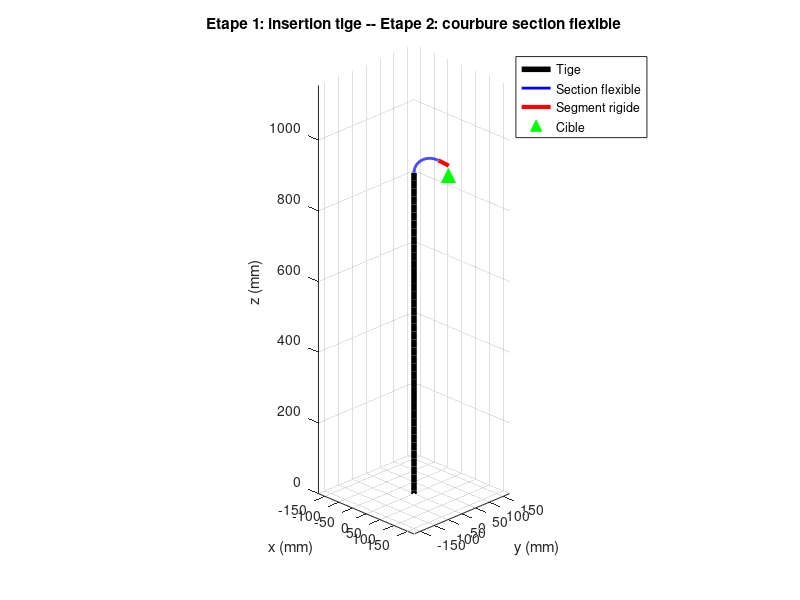

This figure's MATLAB source:
% ------- Endoscope COMPLET : tige + section flexible, avec stratégie -------
% Si le point cible n'est pas dans l'espace de travail de la section
% flexible seule, on translate la tige jusqu'à ce qu'il le soit.
clear; close all; clc;

%%% Constantes géométriques (document, p.36) %%%
L_tige = 1.10;             % longueur du corps souple (tige) en m
D_tige = 12e-3;            % diamètre de la tige en m (1.2 cm)

L = 9e-2;                  % longueur de la section flexible orientable (9 cm)
l = 3e-2;                  % longueur du segment rigide portant la caméra (3 cm)
theta_max = deg2rad(120);  % limite angulaire (générique)

%%% Point désiré, exprimé dans le repère GLOBAL (base de la tige) %%%
xp = 0.075;
yp = 0.050;
zp = 0.908;      % volontairement loin -> la section flexible seule ne suffira pas
P_global = [xp, yp, zp];

%%% ---- Étape 1 : recherche de T_tige pour rendre le point atteignable ---- %%%
% On suppose que seule la tige se translate le long de z (insertion/retrait).
% On cherche le T_tige le plus grand possible (insertion max utile) tel que
% le point, une fois exprimé dans R0 (repère base de la section flexible),
% tombe dans l'espace de travail (theta <= theta_max).

T_tige_v = linspace(0, min(zp, L_tige), 2000);  % on ne translate pas au-delà de zp ni L_tige
T_tige = 0;
found = false;

for i = length(T_tige_v):-1:1   % on part du T_tige max et on redescend
    T_test = T_tige_v(i);
    P_local = P_global - [0, 0, T_test];   % point exprimé dans R0
    xl = P_local(1); yl = P_local(2); zl = P_local(3);

    if zl <= 0
        continue   % point derrière la base de la section flexible : impossible
    end

    k_test = (2*sqrt(xl^2+yl^2)) / (xl^2+yl^2+zl^2);
    theta_test = k_test * L;

    if abs(theta_test) <= theta_max
        T_tige = T_test;
        found = true;
        break
    end
end

if ~found
    fprintf(2, 'ATTENTION : aucun T_tige trouvé rendant le point atteignable\n');
    T_tige = 0;
end

fprintf('T_tige choisi = %.1f mm (insertion de la tige)\n', T_tige*1e3);

%%% ---- Étape 2 : MGI de la section flexible dans R0 ---- %%%
P_local = P_global - [0, 0, T_tige];
xl = P_local(1); yl = P_local(2); zl = P_local(3);

Phi = atan2(yl, xl);
k = (2*sqrt(xl^2+yl^2)) / (xl^2+yl^2+zl^2);
theta = k*L;

fprintf('Point dans R0 (apres translation tige) : [%.4f %.4f %.4f]\n', xl, yl, zl);
fprintf('Phi = %.4f rad, k = %.4f m-1, theta = %.1f°\n', Phi, k, rad2deg(theta));

if abs(theta) > theta_max
    fprintf(2, 'Point TOUJOURS hors espace de travail (echec)\n');
else
    fprintf('Point ATTEIGNABLE par la section flexible\n');
end

s = linspace(0, L, 100);
if k == 0
   xf = zeros(size(s)); yf = zeros(size(s)); zf = s;
else
   xf = (1/k)*cos(Phi)*(1-cos(k*s));
   yf = (1/k)*sin(Phi)*(1-cos(k*s));
   zf = (1/k)*sin(k*s);
end
fprintf('Point atteint (R0) : [%.4f %.4f %.4f]  (attendu : [%.4f %.4f %.4f])\n', ...
    xf(end), yf(end), zf(end), xl, yl, zl);

%% ================= FIGURE : Animation en 2 temps ================= %%
figure('Name','endoscope complet - strategie tige+flexible');
hold on; grid on; axis equal;
xlabel('x (mm)'); ylabel('y (mm)'); zlabel('z (mm)');
title('Etape 1: insertion tige -- Etape 2: courbure section flexible');
view(45,25);

lim = max(L_tige*1.05, (L+l)*3) * 1e3;
xlim([-lim*0.15 lim*0.15]); ylim([-lim*0.15 lim*0.15]); zlim([0 lim]);

h_tige   = plot3(nan,nan,nan,'k-','LineWidth',4);
h_curve  = plot3(nan,nan,nan,'b-','LineWidth',2);
h_rigide = plot3(nan,nan,nan,'r-','LineWidth',3);
plot3(P_global(1)*1e3, P_global(2)*1e3, P_global(3)*1e3, 'g^', ...
      'MarkerFaceColor','g', 'MarkerSize',10);
legend('Tige','Section flexible','Segment rigide','Cible','Location','best');

%%% Phase 1 : translation de la tige (k=0, section droite, qui suit la base) %%%
N1 = 50;
for i = 1:N1
    T_i = T_tige * (i/N1);

    z_tige_i = linspace(-L_tige + T_i, T_i, 50);
    x_tige_i = zeros(size(z_tige_i));
    y_tige_i = zeros(size(z_tige_i));
    set(h_tige, 'XData', x_tige_i*1e3, 'YData', y_tige_i*1e3, 'ZData', z_tige_i*1e3);

    % section flexible encore droite (k=0), juste translatee de T_i
    zs_i = s + T_i;
    xs_i = zeros(size(s));
    ys_i = zeros(size(s));
    set(h_curve, 'XData', xs_i*1e3, 'YData', ys_i*1e3, 'ZData', zs_i*1e3);
    set(h_rigide, 'XData', [xs_i(end) xs_i(end)]*1e3, ...
                  'YData', [ys_i(end) ys_i(end)]*1e3, ...
                  'ZData', [zs_i(end) zs_i(end)+l]*1e3);
    drawnow;
    pause(0.01);
end

%%% Phase 2 : courbure de la section flexible (tige fixe a T_tige) %%%
N2 = 60;
for i = 1:N2
    k_i = k * (i/N2);
    if k_i == 0
       xs = zeros(size(s)); ys = zeros(size(s)); zs = s;
    else
       xs = (1/k_i)*cos(Phi)*(1-cos(k_i*s));
       ys = (1/k_i)*sin(Phi)*(1-cos(k_i*s));
       zs = (1/k_i)*sin(k_i*s);
    end
    zs = zs + T_tige;

    if k_i == 0
        tx=0; ty=0; tz=1;
    else
        tx = cos(Phi)*sin(k_i*L);
        ty = sin(Phi)*sin(k_i*L);
        tz = cos(k_i*L);
    end
    t_norm = [tx,ty,tz]/norm([tx,ty,tz]);
    x_rig = [xs(end), xs(end)+t_norm(1)*l];
    y_rig = [ys(end), ys(end)+t_norm(2)*l];
    z_rig = [zs(end), zs(end)+t_norm(3)*l];

    set(h_curve, 'XData', xs*1e3, 'YData', ys*1e3, 'ZData', zs*1e3);
    set(h_rigide, 'XData', x_rig*1e3, 'YData', y_rig*1e3, 'ZData', z_rig*1e3);
    drawnow;
    pause(0.02);
end
